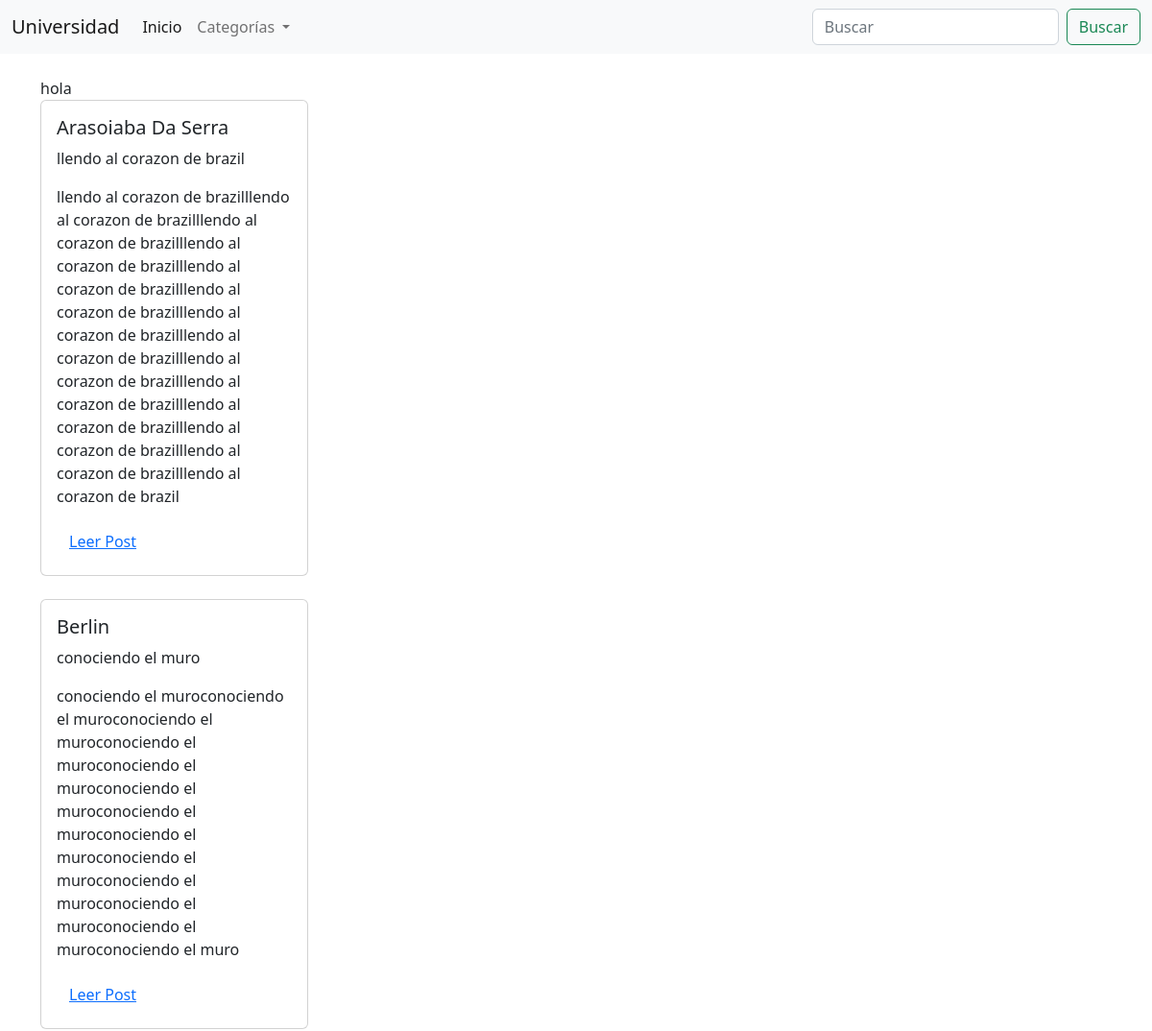
Before: / (upper part) with the older database file.
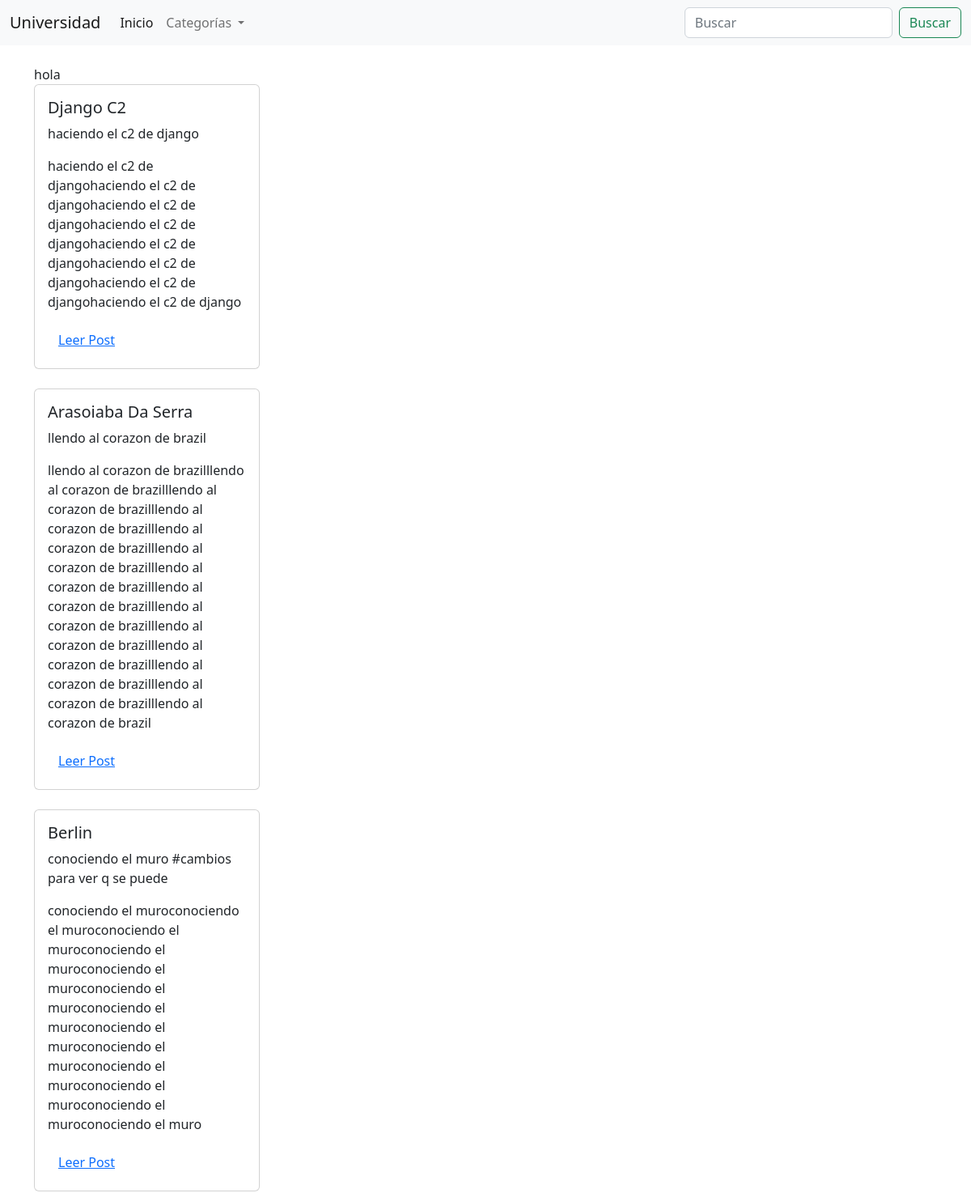
After: the same page with the newer database file.
### blogs/models.py (models this page shows, shortened)
class Post(models.Model):
    title = models.CharField(max_length=255)
    slug = models.SlugField(unique=True)
    overview = models.TextField()
    date_created = models.DateTimeField(auto_now_add=True)
    content = models.TextField()
    author = models.ForeignKey(settings.AUTH_USER_MODEL, on_delete=models.CASCADE)
    categories = models.ManyToManyField('Category')
    featured = models.BooleanField(default=False)
    class Meta:
        ordering = ["-date_created"]

### blogs/views.py (the view)
# urls.py: path('', views.home_page)
def home_page(request):
    posts = Post.objects.all()
    categories = Category.objects.all()
    context = {
        'posts': posts,
        'categorias': categories
    }
    return render(request, 'blogs/home_page.html', context= context)

### blogs/templates/blogs/home_page.html (shortened to what this page needs)
<!DOCTYPE html>
<html lang="en">
<head>
    <link href="https://cdn.jsdelivr.net/npm/bootstrap@5.2.2/dist/css/bootstrap.min.css" rel="stylesheet"
>
</head>
<body>
    <nav class="navbar navbar-expand-lg bg-light">
        <div class="container-fluid">
            <a class="navbar-brand" href="/">Universidad</a>
            <div class="collapse navbar-collapse" id="navbarSupportedContent">
                <ul class="navbar-nav me-auto mb-2 mb-lg-0">
                    <li class="nav-item">
                        <a class="nav-link active" aria-current="page" href="/">Inicio</a>
                    </li>
                    <li class="nav-item dropdown">
                        <a class="nav-link dropdown-toggle" href="#" role="button" data-bs-toggle="dropdown"
                           aria-expanded="false">
                           Categorías
                        </a>
                    </li>
                </ul>
                <form class="d-flex" role="search" action="" method="get">
                    <input name="search" class="form-control me-2" type="search" placeholder="Buscar" aria-label="Search">
                    <button class="btn btn-outline-success" type="submit">Buscar</button>
                </form>
            </div>
        </div>
    </nav>
{% block content %}
<div class="container-xxl bd-gutter mt-3 my-md-4 bd-layout">
    <main class="container">
        <div class="row g-5">
            <div class="col-md-12">
                hola
            </div>
        </div>
        <div class="row ">
            <div class="col-md-12">
                {% for post in posts %}
                <div class="col-lg-3 mb-4 col-md-6 col-12">
                    <div class="card">
                        <div class="card-body">
                            <h5 class="card-title">{{ post.title }}</h5>
                            <p class="card-text">{{ post.overview }}</p>
                            <p class="card-text">{{ post.content }}</p>
                            <a href="link1.html" class="btn btn-link text-primary">Leer Post</a>
                        </div>
                    </div>
                </div>
                {% endfor %}
            </div>
        </div>
    </main>
</div>
{% endblock content %}
</body>
</html>

Changed rows visible on the page:
added Post: title "Django C2", overview "haciendo el c2 de django", content "haciendo el c2 de djangohaciendo el c2 de djangohaciendo el c2 de djangohaciendo el c2 de djangohaciendo el c2 de djangohaciendo el c2 de djangohaciendo el c2 de djangohaciendo el c2 de django"
changed Post "Berlin": overview "conociendo el muro" → "conociendo el muro #cambios para ver q se puede"
